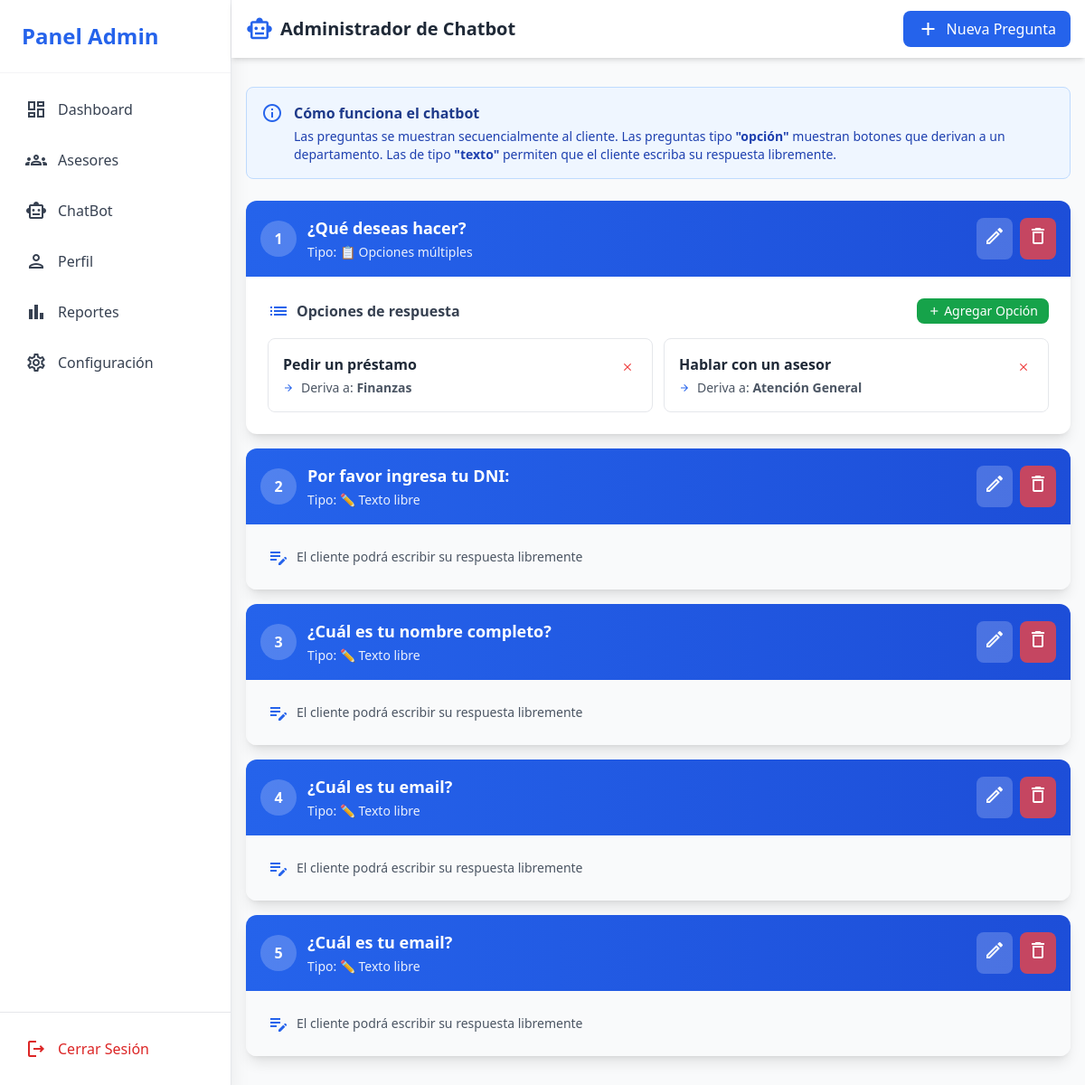
/chatbot.php (signed in), run on the app's committed database.
### tables this page shows
CREATE TABLE `chatbot_flujo` (
  `id` int(11) NOT NULL,
  `pregunta` text NOT NULL,
  `tipo` enum('opcion','texto') DEFAULT 'opcion'
);

CREATE TABLE `chatbot_opciones` (
  `id` int(11) NOT NULL,
  `flujo_id` int(11) NOT NULL,
  `texto` varchar(255) NOT NULL,
  `departamento_id` int(11) NOT NULL
);

CREATE TABLE `departamentos` (
  `id` int(11) NOT NULL,
  `nombre` varchar(100) NOT NULL
);

### chatbot.php (the view, shortened to what this page needs)
<?php
require_once 'backend/connection.php';
$stmt = $pdo->query("SELECT * FROM chatbot_flujo ORDER BY id ASC");
$preguntas = $stmt->fetchAll(PDO::FETCH_ASSOC);
foreach ($preguntas as &$pregunta) {
    $stmt = $pdo->prepare("
        SELECT co.*, d.nombre as departamento_nombre
        FROM chatbot_opciones co
        LEFT JOIN departamentos d ON co.departamento_id = d.id
        WHERE co.flujo_id = ?
        ORDER BY co.id
    ");
    $stmt->execute([$pregunta['id']]);
    $pregunta['opciones'] = $stmt->fetchAll(PDO::FETCH_ASSOC);
}
?>
<!DOCTYPE html>
<html lang="es">
<head>
    <script src="https://cdn.tailwindcss.com"></script>
</head>
<body class="bg-gray-50">
    <?php include 'sidebar.php'; ?>
    <div class="ml-64">
        <nav class="bg-white shadow-md sticky top-0 z-40">
            <div class="max-w-7xl mx-auto px-4 py-3 flex justify-between items-center">
                <div class="flex items-center gap-2">
                    <span class="material-icons-outlined text-blue-600 text-3xl">smart_toy</span>
                    <span class="text-xl font-bold text-gray-800">Administrador de Chatbot</span>
                </div>
                <button onclick="openModal('createQuestionModal')" class="px-4 py-2 bg-blue-600 text-white rounded-lg hover:bg-blue-700 transition flex items-center gap-2">
                    <span class="material-icons-outlined">add</span>
                    Nueva Pregunta
                </button>
            </div>
        </nav>
        <div class="max-w-7xl mx-auto px-4 py-8">
            <div class="bg-blue-50 border border-blue-200 rounded-lg p-4 mb-6">
                <div class="flex items-start gap-3">
                    <span class="material-icons-outlined text-blue-600">info</span>
                    <div>
                        <h3 class="font-semibold text-blue-900 mb-1">Cómo funciona el chatbot</h3>
                        <p class="text-sm text-blue-800">
                            Las preguntas se muestran secuencialmente al cliente. Las preguntas tipo <strong>"opción"</strong>
                            muestran botones que derivan a un departamento. Las de tipo <strong>"texto"</strong> permiten
                            que el cliente escriba su respuesta libremente.
                        </p>
                    </div>
                </div>
            </div>
            <div class="space-y-4" id="questions-list">
                <?php if (empty($preguntas)): ?>
                <div class="bg-white rounded-xl shadow-lg p-12 text-center">
                    <span class="material-icons-outlined text-gray-400 text-6xl mb-4">quiz</span>
                    <h3 class="text-xl font-semibold text-gray-600 mb-2">No hay preguntas configuradas</h3>
                    <p class="text-gray-500 mb-6">Crea la primera pregunta para comenzar a configurar tu chatbot</p>
                    <button onclick="openModal('createQuestionModal')" class="px-6 py-3 bg-blue-600 text-white rounded-lg hover:bg-blue-700 transition">
                        Crear Primera Pregunta
                    </button>
                </div>
                <?php else: ?>
                    <?php foreach ($preguntas as $index => $pregunta): ?>
                    <div class="bg-white rounded-xl shadow-lg overflow-hidden" data-id="<?php echo $pregunta['id']; ?>">
                        <div class="bg-gradient-to-r from-blue-600 to-blue-700 p-4 flex justify-between items-center">
                            <div class="flex items-center gap-3 text-white">
                                <span class="bg-white bg-opacity-20 rounded-full w-10 h-10 flex items-center justify-center font-bold">
                                    <?php echo $index + 1; ?>
                                </span>
                                <div>
                                    <h3 class="font-semibold text-lg"><?php echo htmlspecialchars($pregunta['pregunta']); ?></h3>
                                    <span class="text-sm opacity-90">
                                        Tipo: <?php echo $pregunta['tipo'] === 'opcion' ? '📋 Opciones múltiples' : '✏️ Texto libre'; ?>
                                    </span>
                                </div>
                            </div>
                            <div class="flex gap-2">
                                <button onclick='editQuestion(<?php echo json_encode($pregunta); ?>)'
                                        class="bg-white bg-opacity-20 hover:bg-opacity-30 text-white p-2 rounded-lg transition">
                                    <span class="material-icons-outlined">edit</span>
                                </button>
                                <button onclick="deleteQuestion(<?php echo $pregunta['id']; ?>)"
                                        class="bg-red-500 bg-opacity-80 hover:bg-opacity-100 text-white p-2 rounded-lg transition">
                                    <span class="material-icons-outlined">delete</span>
                                </button>
                            </div>
                        </div>
                        <?php if ($pregunta['tipo'] === 'opcion'): ?>
                        <div class="p-6">
                            <div class="flex justify-between items-center mb-4">
                                <h4 class="font-semibold text-gray-700 flex items-center gap-2">
                                    <span class="material-icons-outlined text-blue-600">list</span>
                                    Opciones de respuesta
                                </h4>
                                <button onclick="openOptionModal(<?php echo $pregunta['id']; ?>)"
                                        class="px-3 py-1 bg-green-600 text-white text-sm rounded-lg hover:bg-green-700 transition flex items-center gap-1">
                                    <span class="material-icons-outlined text-sm">add</span>
                                    Agregar Opción
                                </button>
                            </div>
                            <?php if (empty($pregunta['opciones'])): ?>
                            <div class="bg-gray-50 rounded-lg p-4 text-center text-gray-500">
                                <span class="material-icons-outlined text-3xl mb-2">info</span>
                                <p class="text-sm">No hay opciones configuradas para esta pregunta</p>
                            </div>
                            <?php else: ?>
                            <div class="grid grid-cols-1 md:grid-cols-2 gap-3">
                                <?php foreach ($pregunta['opciones'] as $opcion): ?>
                                <div class="border border-gray-200 rounded-lg p-4 hover:shadow-md transition">
                                    <div class="flex justify-between items-start">
                                        <div class="flex-1">
                                            <p class="font-semibold text-gray-800 mb-1"><?php echo htmlspecialchars($opcion['texto']); ?></p>
                                            <div class="flex items-center gap-2 text-sm">
                                                <span class="material-icons-outlined text-xs text-blue-600">arrow_forward</span>
                                                <span class="text-gray-600">Deriva a: <strong><?php echo htmlspecialchars($opcion['departamento_nombre']); ?></strong></span>
                                            </div>
                                        </div>
                                        <button onclick="deleteOption(<?php echo $opcion['id']; ?>)"
                                                class="text-red-500 hover:bg-red-50 p-1 rounded transition">
                                            <span class="material-icons-outlined text-sm">close</span>
                                        </button>
                                    </div>
                                </div>
                                <?php endforeach; ?>
                            </div>
                            <?php endif; ?>
                        </div>
                        <?php else: ?>
                        <div class="p-6 bg-gray-50">
                            <p class="text-sm text-gray-600 flex items-center gap-2">
                                <span class="material-icons-outlined text-blue-600">edit_note</span>
                                El cliente podrá escribir su respuesta libremente
                            </p>
                        </div>
                        <?php endif; ?>
                    </div>
                    <?php endforeach; ?>
                <?php endif; ?>
            </div>
        </div>
    </div>
</body>
</html>

### sidebar.php (shortened to what this page needs)
<aside class="w-64 h-screen bg-white shadow-xl fixed left-0 top-0 flex flex-col border-r border-gray-200">
    <div class="p-6 border-b border-gray-100">
        <h1 class="text-2xl font-bold text-blue-600">Panel Admin</h1>
    </div>
    <nav class="flex-1 overflow-y-auto p-4">
        <ul class="space-y-2">
            <li>
                <a href="dashboard.php" class="flex items-center p-3 rounded-lg text-gray-700 hover:bg-blue-50 hover:text-blue-600 transition">
                    <span class="material-icons-outlined mr-3">dashboard</span>
                    Dashboard
                </a>
            </li>
            <li>
                <a href="asesores.php" class="flex items-center p-3 rounded-lg text-gray-700 hover:bg-blue-50 hover:text-blue-600 transition">
                    <span class="material-icons-outlined mr-3">groups</span>
                    Asesores
                </a>
            </li>
            <li>
                <a href="chatbot.php" class="flex items-center p-3 rounded-lg text-gray-700 hover:bg-blue-50 hover:text-blue-600 transition">
                    <span class="material-icons-outlined mr-3">smart_toy</span>
                    ChatBot
                </a>
            </li>
            <li>
                <a href="perfil.php" class="flex items-center p-3 rounded-lg text-gray-700 hover:bg-blue-50 hover:text-blue-600 transition">
                    <span class="material-icons-outlined mr-3">person</span>
                    Perfil
                </a>
            </li>
            <li>
                <a href="reportes.php" class="flex items-center p-3 rounded-lg text-gray-700 hover:bg-blue-50 hover:text-blue-600 transition">
                    <span class="material-icons-outlined mr-3">bar_chart</span>
                    Reportes
                </a>
            </li>
            <li>
                <a href="configuracion.php" class="flex items-center p-3 rounded-lg text-gray-700 hover:bg-blue-50 hover:text-blue-600 transition">
                    <span class="material-icons-outlined mr-3">settings</span>
                    Configuración
                </a>
            </li>
        </ul>
    </nav>
    <div class="p-4 border-t border-gray-200">
        <a href="logout.php" class="flex items-center p-3 rounded-lg text-red-600 hover:bg-red-50 transition">
            <span class="material-icons-outlined mr-3">logout</span>
            Cerrar Sesión
        </a>
    </div>
</aside>

### data on the page
chatbot_flujo: pregunta "¿Qué deseas hacer?", tipo "📋 Opciones múltiples"
chatbot_opciones: texto "Pedir un préstamo", departamento.nombre "Finanzas"
chatbot_opciones: texto "Hablar con un asesor", departamento.nombre "Atención General"
chatbot_flujo: pregunta "Por favor ingresa tu DNI:", tipo "✏️ Texto libre", shows "El cliente podrá escribir su respuesta libremente"
chatbot_flujo: pregunta "¿Cuál es tu nombre completo?", tipo "✏️ Texto libre", shows "El cliente podrá escribir su respuesta libremente"
chatbot_flujo: pregunta "¿Cuál es tu email?", tipo "✏️ Texto libre", shows "El cliente podrá escribir su respuesta libremente"
